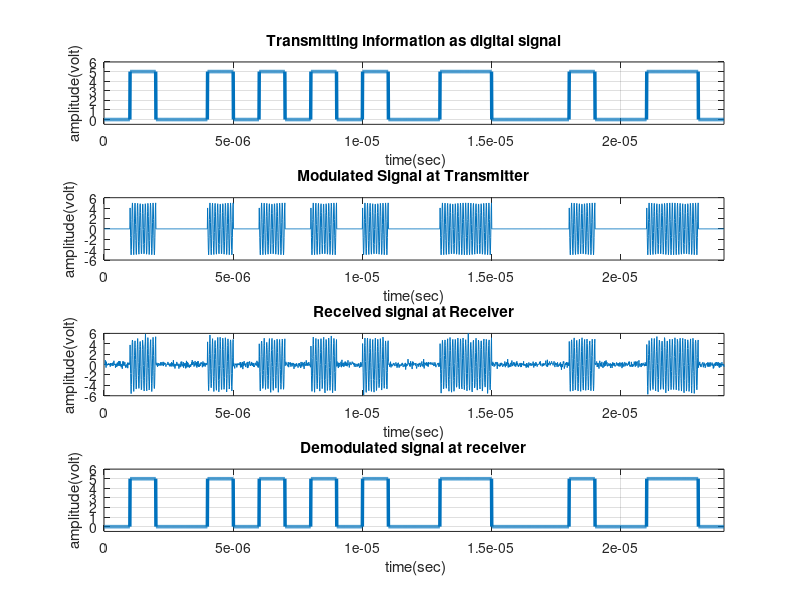

The MATLAB script that drew this image:
clc;
clear all;
close all;
function dn = asc2bn(txt)
dec=double(txt); %Text to ASCII (decimal)
p2=2.^(0:-1:-7); % 2^0,2^-1,.......,2^-7
B=mod(floor(p2'*dec),2); %Decimal to binary conversion
 %Columns of B are bits of chars
dn=reshape(B,1,numel(B)); %Bytes to serial conbversion
end

Transmitted_Message= 'Red';
%Converting Information Message to bit%
x=asc2bn(Transmitted_Message); % Binary Information
bp=.000001; 
% bit period
disp(' Binary information at Trans mitter :');
disp(x);

%XX representation of transmitting binary information as digital signal XXX
bit=[]; 
for n=1:1:length(x)
 if x(n)==1;
 se=5*ones(1,100);
 else x(n)==0;
 se=zeros(1,100);
 end
 bit=[bit se];
end
t1=bp/100:bp/100:100*length(x)*(bp/100);
subplot(4,1,1);
plot(t1,bit,'lineWidth',2.5);grid on;
axis([ 0 bp*length(x) -.5 6]);
ylabel('amplitude(volt)');
xlabel(' time(sec)');
title('Transmitting information as digital signal');

%XXXXXXXXXXXXXXXXXXXXXXX Binary-ASK modulation XXXXXXXXXXXXXXXXXXXXXXXXXXX%
A1=5; % Amplitude of carrier signal for information 1
A2=0; % Amplitude of carrier signal for information 0
br=1/bp; 
% bit rate
f=br*10; % carrier frequency 
t2=bp/99:bp/99:bp; 
ss=length(t2);
m=[];
for (i=1:1:length(x))
 if (x(i)==1)
 y=A1*cos(2*pi*f*t2);
 else
 y=A2*cos(2*pi*f*t2);
 end
 m=[m y];
end
t3=bp/99:bp/99:bp*length(x);
subplot(4,1,2);
plot(t3,m);
axis([ 0 bp*length(x) -6 6]);
xlabel('time(sec)');
ylabel('amplitude(volt)');
title('Modulated Signal at Transmitter');


disp('********')
disp(' Message transmitted through a Transmission medium');
disp('********')
%Channel Noise%
t4=bp/99:bp/99:bp*length(x);
Rec=awgn(m,10);
subplot(4,1,3);
plot(t4,Rec);
axis([ 0 bp*length(x) -6 6]);
xlabel('time(sec)');
ylabel('amplitude(volt)');
title('Received signal at Receiver');


%XXXXXXXXXXXXXXXXXXXX Binary ASK demodulation XXXXXXXXXXXXXXXXXXXXXXXXXXXXX
mn=[];
for n=ss:ss:length(Rec)
 t=bp/99:bp/99:bp;
 y=cos(2*pi*f*t); % carrier siignal 
 mm=y.*Rec((n-(ss-1)):n);
 t5=bp/99:bp/99:bp;
z=trapz(t5,mm) ; 
% intregation 
 zz=round((2*z/bp)); 
 if(zz>2.5) % logic level = (A1+A2)/2=7.5
 a=1;
 else
 a=0;
 end
 mn=[mn a];
end
disp(' Binary information at Reciver :');
disp(mn);
%XXXXX Representation of binary information as digital signal which achived 
%after ASK demodulation XXXXXXXXXXXXXXXXXXXXXXXXXXXXXXXXXXXXXXXXXXXXXXXXXXX
bit=[];
for n=1:length(mn);
 if mn(n)==1;
 se=5*ones(1,100);
 else mn(n)==0;
 se=zeros(1,100);
 end
 bit=[bit se];
end
t5=bp/100:bp/100:100*length(mn)*(bp/100);
subplot(4,1,4)
plot(t5,bit,'LineWidth',2.5);grid on;
axis([ 0 bp*length(mn) -.5 6]);
ylabel('amplitude(volt)');
xlabel(' time(sec)');
title('Demodulated signal at receiver');


function txt = bin2asc(dn)
%bin2asc Serial binary to ASCII to text conversion
% 8 bits per char , LSB first
% >> txt= bin2asc(dn) <<
% where dn is binary input sequence
% txt is output text string
L=length(dn); %Length of input string
L8=8*floor(L/8); %Multiple of 8 Length
B=reshape(dn(1:L8),8,L8/8); %Cols of B are bits of chars
p2=2.^(0:7); %power of 2
dec=p2*B; %Binary to decimal conversion
txt=char(dec); %ASCII (decimal) to txt
end


%Converting Information bit to Message%
Received_Message=bin2asc(mn);
%>>>>>>>> end of program >>>>>>>>>>>>>>>>%